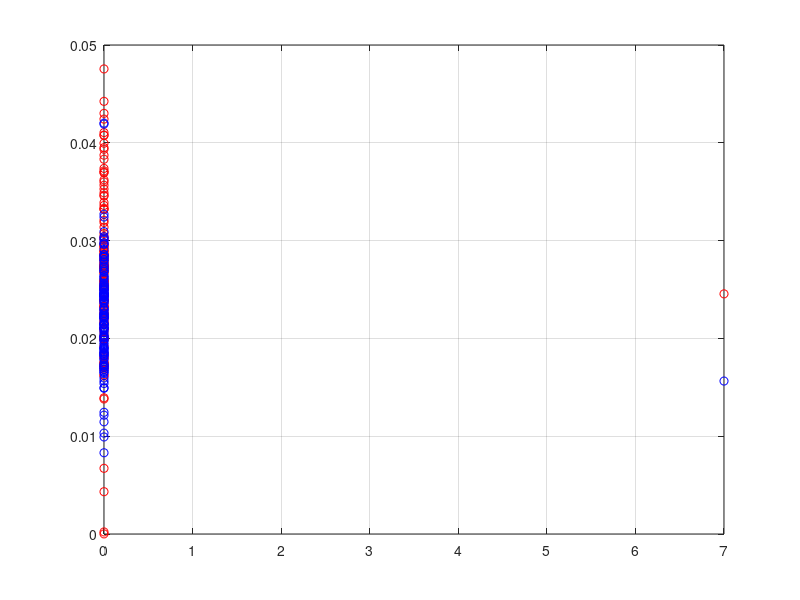
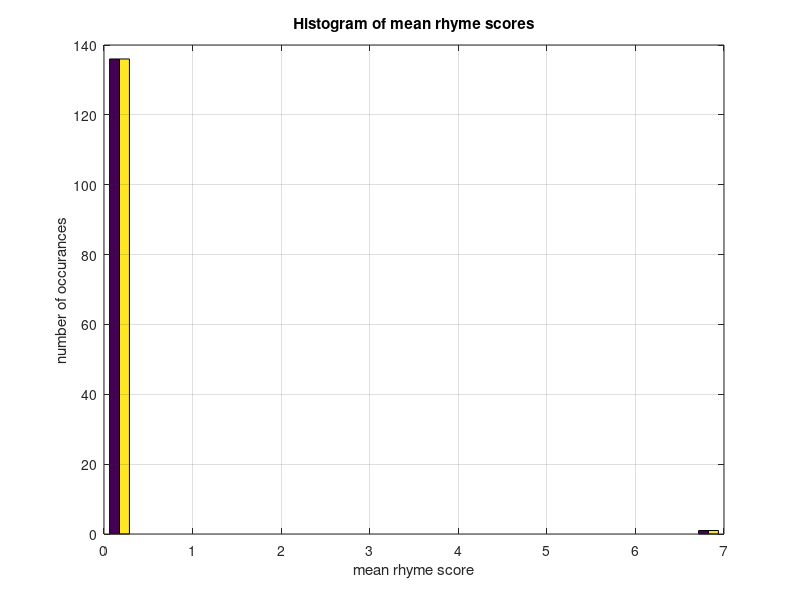
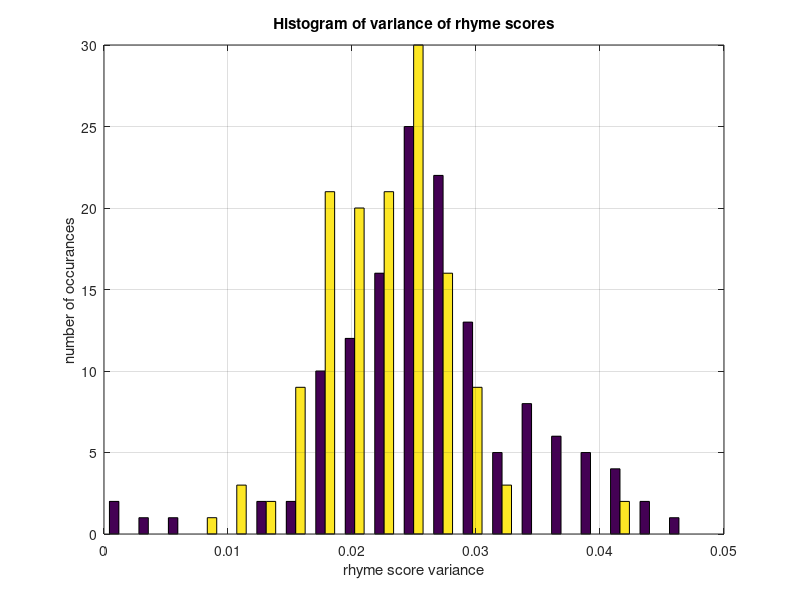
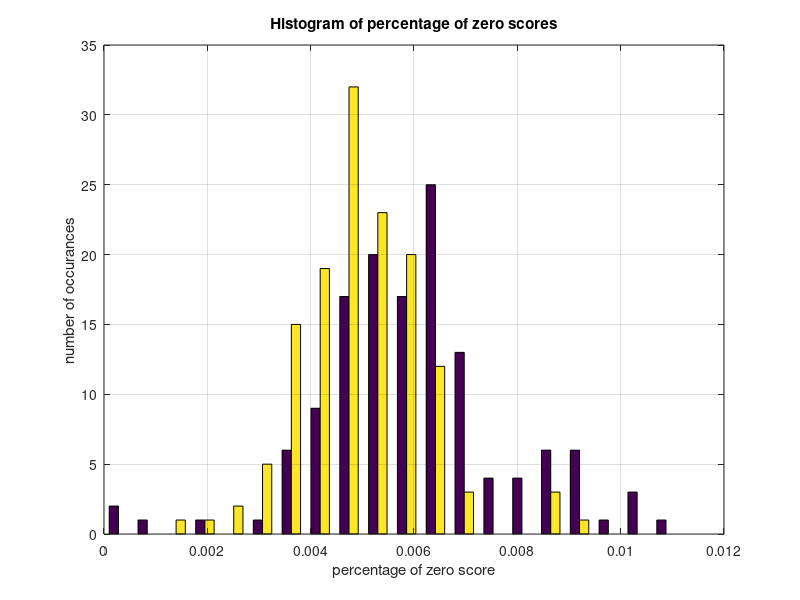

MATLAB code for these plots, in order:
close all;
c = xlsread('RhymeFeaturesCtrl.csv');
s  = xlsread('RhymeFeaturesSch.csv');
plot(s(:,1), s(:,2), 'ro'); hold on
plot(c(:,1), c(:,2), 'bo'); hold on; grid on

%blue is the 1st column, red is the second
figure;
hist([s(:,1), c(:,1)], 20); grid on %we see more 'mean rhyming' for the blue
title('Histogram of mean rhyme scores')
xlabel('mean rhyme score')
ylabel('number of occurances')
[a,b] = ttest2(s(:,1), c(:,1))

figure;
hist([s(:,2), c(:,2)], 20); grid on
title('Histogram of variance of rhyme scores')
xlabel('rhyme score variance')
ylabel('number of occurances')
[a,b] = ttest2(s(:,2), c(:,2))

figure;
hist([s(:,3), c(:,3)], 20); grid on
title('Histogram of percentage of zero scores')
xlabel('percentage of zero score')
ylabel('number of occurances')
[a,b] = ttest2(s(:,3), c(:,3))

figure;
hist([s(:,4), c(:,4)], 20); grid on
title('Histogram of percentage of non-zero scores')
xlabel('percentage of non-zero score')
ylabel('number of occurances')
[a,b] = ttest2(s(:,4), c(:,4))
